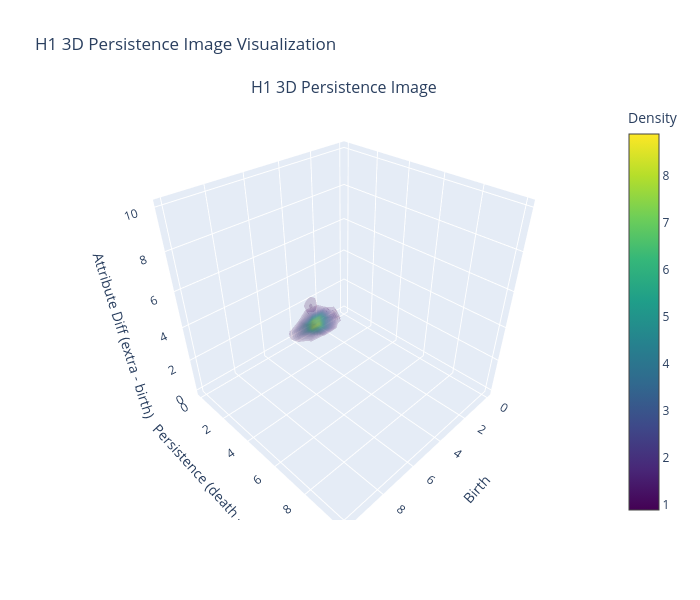

Write notebook code for a chart like this one.
### Code cell
visualize_3d_PIs(PI_3D_A_to_total)

### Figure 1 — Plotly figure (JSON) as saved in the notebook; plotly's stock layout.template omitted (floating-point values rounded to 4 significant figures; data arrays with more than 128 entries replaced by an {"elided": "..."} marker saying what was removed)
{"data": [{"colorbar": {"title": {"text": "Density"}}, "colorscale": [[0, "#440154"], [0.1111, "#482878"], [0.2222, "#3e4989"], [0.3333, "#31688e"], [0.4444, "#26828e"], [0.5556, "#1f9e89"], [0.6667, "#35b779"], [0.7778, "#6ece58"], [0.8889, "#b5de2b"], [1, "#fde725"]], "isomax": 8.893, "isomin": 0.8893, "name": "H1", "opacity": 0.1, "surface": {"count": 20}, "type": "volume", "value": {"elided": "8000 float values"}, "x": {"elided": "8000 float values"}, "y": {"elided": "8000 float values"}, "z": {"elided": "8000 float values"}}], "layout": {"annotations": [{"font": {"size": 16}, "showarrow": false, "text": "H1 3D Persistence Image", "x": 0.5, "xanchor": "center", "xref": "paper", "y": 1, "yanchor": "bottom", "yref": "paper"}], "height": 600, "scene": {"domain": {"x": [0, 1], "y": [0, 1]}, "xaxis": {"title": {"text": "Birth"}}, "yaxis": {"title": {"text": "Persistence (death - birth)"}}, "zaxis": {"title": {"text": "Attribute Diff (extra - birth)"}}}, "title": {"text": "H1 3D Persistence Image Visualization"}, "width": 700}}
